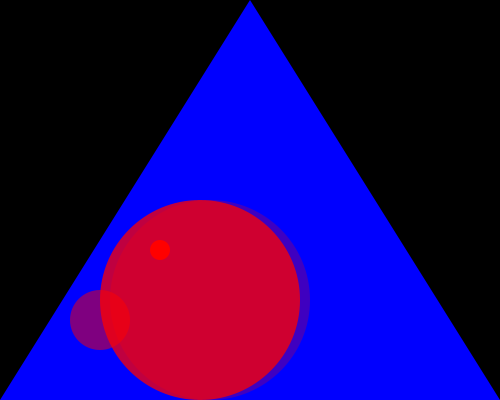
Frame 1 (no input)
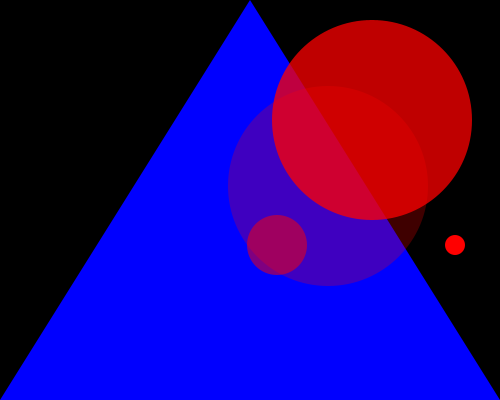
Frame 60 (the mouse pressed at the canvas centre just before this capture)
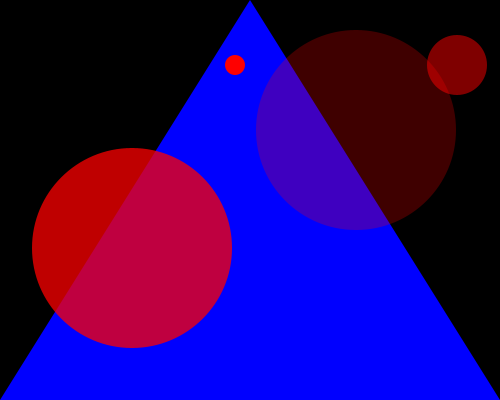
Frame 120 (the mouse held since frame 60 and released just before this capture)

The Processing sketch that drew these frames (run headless with seeded random() and noise(); from frame 60 on, the mouse is pressed at the canvas centre):

// Processing sketch: processing_71786
// ── processing_71786.pde

// Jules Tran
// Code for Circle Bounce Homework
// 9/23/12
int circle_x = 210;
int circle_y = 300;//where the circle is onscreen
int circle_radius = 100; //how big is it?
int circle_x_speed = 2;
int circle_y_speed = 2;//how fast does it move?=
//circle 2
int circle_xx = 200;
int circle_yy = 300;
int circle_one_radius = 100;
int circle_xx_speed = 4;
int circle_yy_speed = 4;
//circle 3
int circle_xxx = 100;
int circle_yyy = 320;
int circle_two_radius = 30;
int circle_xxx_speed = 3;
int circle_yyy_speed = 3;
//circle 4
int circle_xxxx = 160;
int circle_yyyy = 250;
int circle_three_radius = 10;
int circle_xxxx_speed = 5;
int circle_yyyy_speed = 5;

void setup() {
  size(500, 400);
};
void draw() {
  background(0, 0, 0); //our giant eraser in the sky
  fill(0,0,255);
  noStroke();
  triangle(250, 0, 500, 400, 0, 400);
  fill(255,0,0,63);
  ellipse(circle_x, circle_y, circle_radius*2, circle_radius*2);
  //
  //////  //////  //////  //////  //////  //////  //////  //////  MOVE ON X
  //
  circle_x = circle_x + circle_x_speed; //this is what actually "moves" the circle, but only left or right
  if ((circle_x + circle_radius > width) || (circle_x - circle_radius < 0)) {  //move other way
  //if the circle hits the left side OR right side of the screen
  //(plus the radius, so the edge, not the middle, of the circle bounces off the screen)
    // the: || means OR
    circle_x_speed = circle_x_speed * -1;    //make positive speed negative, or vice versa
  };
  //
  //////  //////  //////  //////  //////  //////  //////  //////  MOVE ON Y
  //
  circle_y = circle_y + circle_y_speed;//this is what actually "moves" the circle, but only up or down
  if ((circle_y + circle_radius > height) || (circle_y - circle_radius < 0)) {
      //if the circle hits the top OR bottom of the screen
    circle_y_speed = circle_y_speed * -1;
    //circle_y_speed *= -1; //This line is shorthand for the above line
  };
  
  /// circle two
    fill(255,0,0,191);
    ellipse(circle_xx, circle_yy, circle_one_radius*2, circle_one_radius*2);
    circle_xx = circle_xx + circle_xx_speed;
    if ((circle_xx + circle_one_radius > width) || (circle_xx - circle_one_radius < 0)) {
    circle_xx_speed = circle_xx_speed * -1;
  };
  
    circle_yy = circle_yy + circle_yy_speed;
  if ((circle_yy + circle_one_radius > height) || (circle_yy - circle_one_radius < 0)) {
    circle_yy_speed = circle_yy_speed * -1;
  };   
  
/// circle three
  
  fill(255,0,0,127);
  ellipse(circle_xxx, circle_yyy, circle_two_radius*2, circle_two_radius*2);
  circle_xxx = circle_xxx + circle_xxx_speed;
  if ((circle_xxx + circle_two_radius > width) || (circle_xxx - circle_two_radius < 0)) {
    circle_xxx_speed = circle_xxx_speed * -1;
 };
  
   circle_yyy = circle_yyy + circle_yyy_speed;
  if ((circle_yyy + circle_two_radius > height) || (circle_yyy - circle_two_radius < 0)) {
   circle_yyy_speed = circle_yyy_speed * -1;
 }; 

/// circle four
  fill(255,0,0,255);
  ellipse(circle_xxxx, circle_yyyy, circle_three_radius*2, circle_three_radius*2);
  circle_xxxx = circle_xxxx + circle_xxxx_speed;
  if ((circle_xxxx + circle_three_radius > width) || (circle_xxxx - circle_three_radius < 0)) {
    circle_xxxx_speed = circle_xxxx_speed* -1;
    
 };
   
   circle_yyyy = circle_yyyy + circle_yyyy_speed;
   if ((circle_yyyy + circle_three_radius > height) || (circle_yyyy - circle_three_radius < 0)) {
     circle_yyyy_speed = circle_yyyy_speed * -1;
     
   
 };
  
    

  
  
 };
